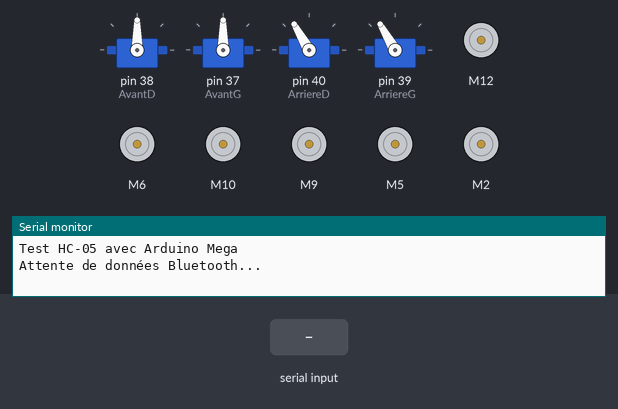
This sketch was run on a simulated Arduino Mega 2560, built with avr-gcc and run on an emulated ATmega2560. On the bench: 4 × servo, 6 × DC motor (green arrow = forward, orange = backward, longer = faster), the last lines printed to the serial monitor. The inputs (shaded band) are chosen by the test bench.

Above: at 1.2 s.
1.3 s: "5" received over the second serial link
At 2.5 s:
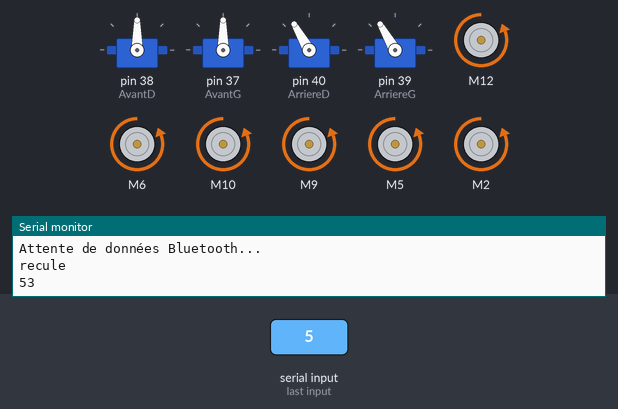
2.8 s: "1" received over the second serial link
At 3.9 s:
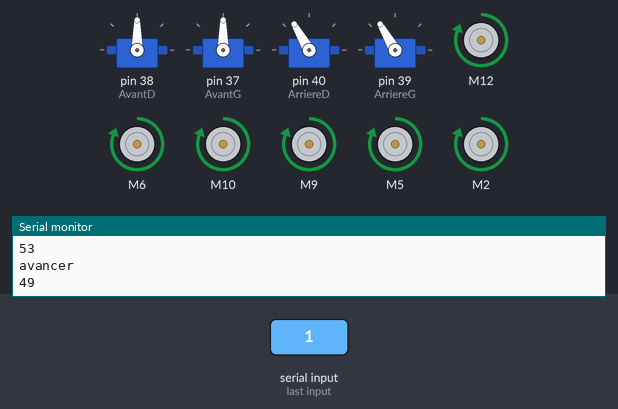
4.3 s: "0" received over the second serial link
At 5.0 s:
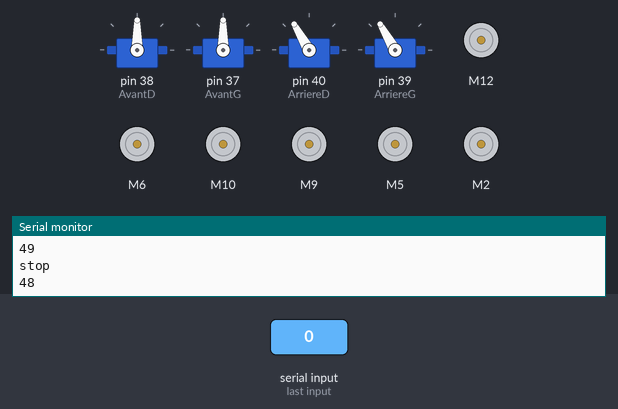
5.8 s: "3" received over the second serial link
At 6.2 s:
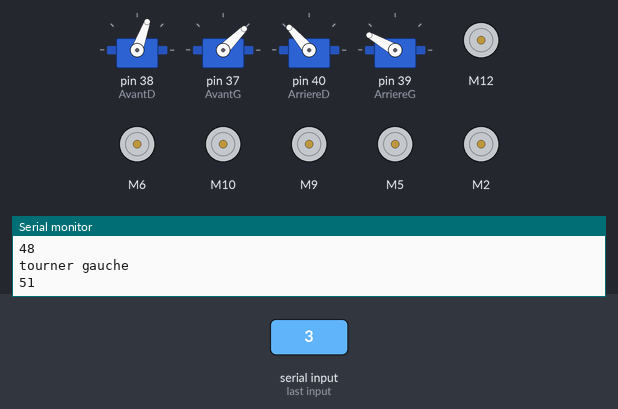
7.3 s: "2" received over the second serial link
At 8.5 s:
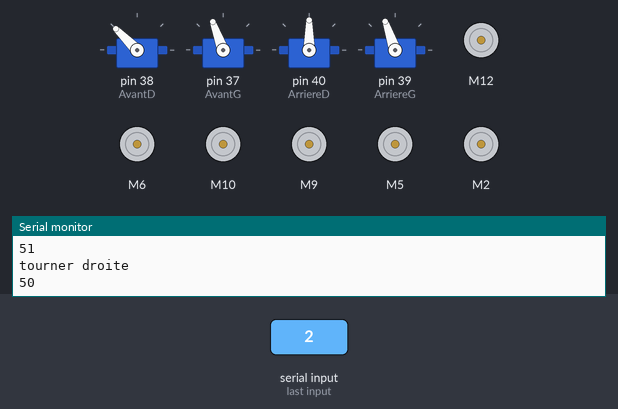
8.8 s: "5" received over the second serial link
At 9.7 s:
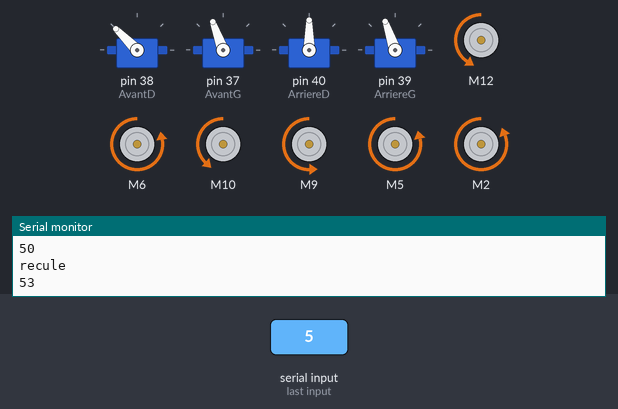
Timing chart, 0 to 11.3 s (numbered marks = the images above; inputs shaded):
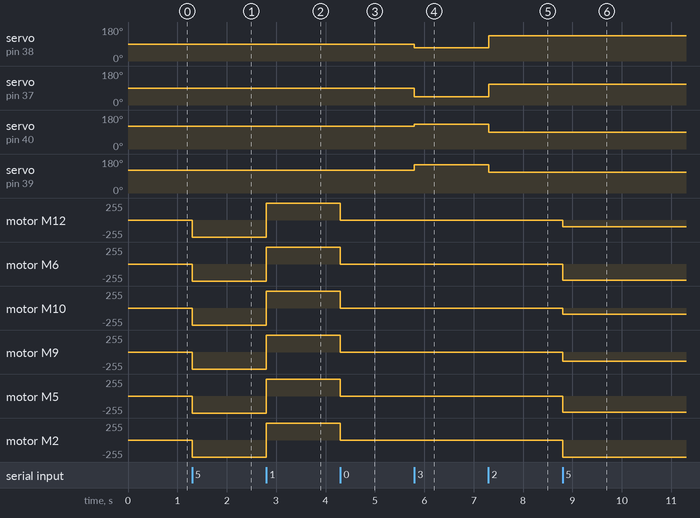

The sketch:

6motor.ino
```cpp
#include "CytronMotorDriver.h"
#include <Servo.h>


int val;
int avancer = 0;
int rotation = 0;
CytronMD ARD(PWM_PWM, 12, 13);  //ARD
CytronMD MG(PWM_PWM, 6, 7);  //MG
CytronMD MD(PWM_PWM, 10, 11);  //MD
CytronMD AVD(PWM_PWM, 9, 8);  //AVD
CytronMD ARG(PWM_PWM, 5, 4);  //ARG
CytronMD AVG(PWM_PWM, 2, 3);  //AVG
Servo AvantD;
Servo AvantG;
Servo ArriereD;
Servo ArriereG;


void setup() {
  // Communication avec le PC via USB
  Serial.begin(9600);
  while (!Serial); // Attendre que la connexion soit établie (utile avec certains IDEs)
  Serial.println("Test HC-05 avec Arduino Mega");

  // Communication avec le HC-05
  Serial1.begin(9600); // HC-05 en général fonctionne à 9600 bauds par défaut
  Serial.println("Attente de données Bluetooth...");

  /* pin des servo*/
  AvantD.attach(38);
  AvantG.attach(37);
  ArriereD.attach(40);
  ArriereG.attach(39);
  /*angle de base*/
  AvantD.write(90);
  AvantG.write(90);
  ArriereD.write(90+30);
  ArriereG.write(120);
}

void loop() {
  if (Serial1.available()) {
    val = Serial1.read();

    if (val == 53) {
      avancer = -1;
      Serial.println("recule");
      Serial.println(val);
    }

    if (val == 49) {
      avancer = 1;
      Serial.println("avancer");
      Serial.println(val);
    }

    if (val == 48) {
      avancer = 0;
      Serial.println("stop");
      Serial.println(val);
    }

    if (val == 52) {
      /*angle de base TOUT DROIT*/
      AvantD.write(90);
      AvantG.write(90);
      ArriereD.write(90+30);
      ArriereG.write(120);

      Serial.println("tout droit");
      Serial.println(val);
      rotation = 0;
    }

    if (val == 51) {
      /*GAUCHE*/
      AvantD.write(70);
      AvantG.write(45);
      ArriereD.write(101+30);
      ArriereG.write(150);

      Serial.println("tourner gauche");
      Serial.println(val);
      rotation = -1;
    }

    if (val == 50) {
      /*DROITE*/
      AvantD.write(135);
      AvantG.write(110);
      ArriereD.write(60+30);
      ArriereG.write(109);

      Serial.println("tourner droite");
      Serial.println(val);
      rotation = 1;
    }

    if (rotation == 0) {
      ARD.setSpeed(256 * avancer);
      MG.setSpeed(256 * avancer);
      MD.setSpeed(256 * avancer);
      AVD.setSpeed(256 * avancer);
      ARG.setSpeed(256 * avancer);
      AVG.setSpeed(256 * avancer);
    }
    if (rotation == -1) {
      ARD.setSpeed(247 * avancer);
      MG.setSpeed(92 * avancer);
      MD.setSpeed(245 * avancer);
      AVD.setSpeed(255 * avancer);
      ARG.setSpeed(104 * avancer);
      AVG.setSpeed(140 * avancer);
    }
    if (rotation == 1) {
      ARD.setSpeed(104 * avancer);
      MG.setSpeed(245 * avancer);
      MD.setSpeed(92 * avancer);
      AVD.setSpeed(140 * avancer);
      ARG.setSpeed(247 * avancer);
      AVG.setSpeed(255 * avancer);
    }
  }
}
```

Measured:
- after the input at 1.3 s, motor M12, motor M6, motor M10, motor M9, motor M5, motor M2: stopped → backward 255/255 at once
- after the input at 2.8 s, motor M12, motor M6, motor M10, motor M9, motor M5, motor M2: backward 255/255 → forward 255/255 at once
- after the input at 4.3 s, motor M12, motor M6, motor M10, motor M9, motor M5, motor M2: forward 255/255 → stopped at once
- after the input at 5.8 s, servo on pin 38 (AvantD): 90° → 70° at once; servo on pin 37 (AvantG): 90° → 45° at once; servo on pin 40 (ArriereD): 120° → 131° at once; servo on pin 39 (ArriereG): 120° → 150° at once
- after the input at 7.3 s, servo on pin 38 (AvantD): 70° → 135° at once; servo on pin 37 (AvantG): 45° → 110° at once; servo on pin 40 (ArriereD): 131° → 90° at once; servo on pin 39 (ArriereG): 150° → 109° at once
- after the input at 8.8 s, motor M12: stopped → backward 104/255 at once; motor M6: stopped → backward 245/255 at once; motor M10: stopped → backward 92/255 at once; motor M9: stopped → backward 140/255 at once; motor M5: stopped → backward 247/255 at once
